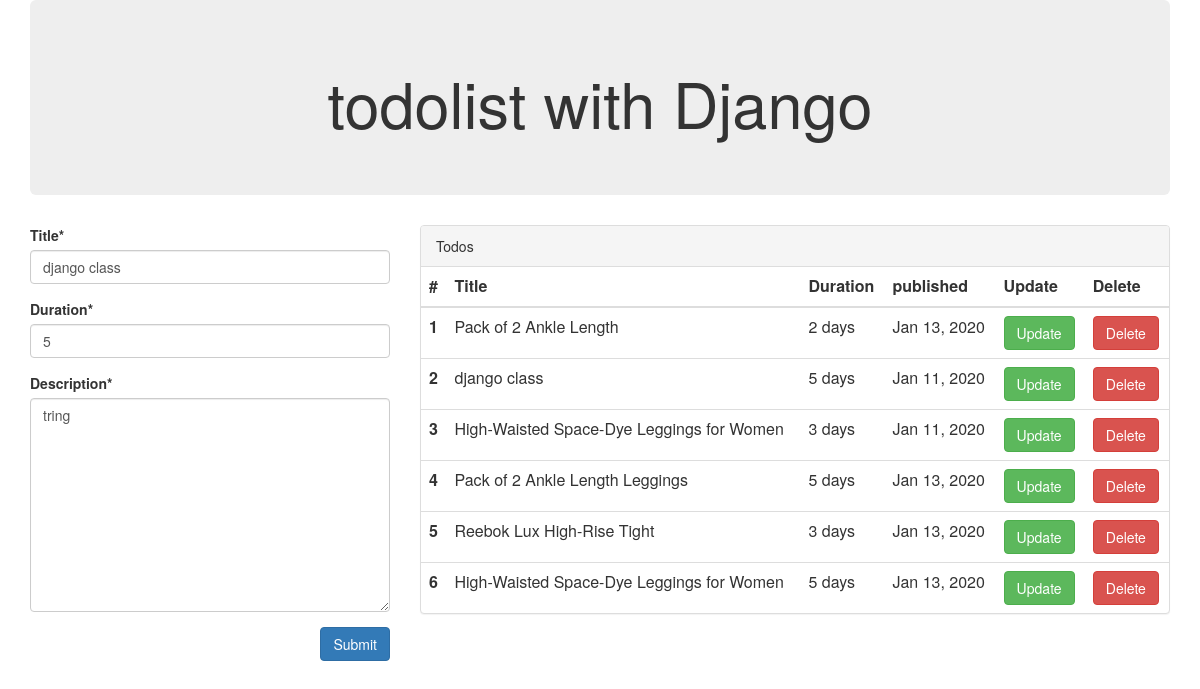
Screenshot of /todo/2/edit with the database file from the repository.
### core/models.py (models this page shows, shortened)
class Todo(models.Model):
    title = models.CharField(max_length=100)
    duration = models.CharField(max_length=50)
    description = models.TextField()
    published_at = models.DateTimeField()

### core/views.py (the view)
# urls.py: path('todo/<int:pk>/edit', views.edit_todo, name='todo.edit'),
def edit_todo(request, pk):
    todos = Todo.objects.all()
    todo = get_object_or_404(Todo, pk=pk)
    if request.method == 'POST':
        form = TodoForm(request.POST, instance=todo)
        if form.is_valid():
            form.save()
            messages.success(request, 'todo updated successfully')
            return redirect('/')
    else:
        form = TodoForm(instance=todo)
        return render(request, 'index.html', {'form': form, 'todos': todos})

### core/forms.py
class TodoForm(forms.ModelForm):
    title = forms.CharField(widget=forms.TextInput(attrs={'placeholder': 'Title'}))
    duration = forms.CharField(widget=forms.TextInput(attrs={'placeholder': 'duration'}))
    description = forms.CharField(widget=forms.Textarea(attrs={'placeholder': 'content...', 'size': 20}))
    class Meta:
        model = Todo
        fields = ('title',  'duration', 'description')

### core/templates/index.html
{% extends 'layouts/master.html' %}
{% block content %}
<div class="row">
    {% include 'forms.html' %}
    {% include 'table.html' %}
</div>
{% endblock %}

### core/templates/forms.html (shortened to what this page needs)
{% load crispy_forms_tags %}
<div class="col-md-4">
    <form method="POST">
        <div class="form-group">
            {{ form.title|as_crispy_field }}
        </div>
        <div class="form-group">
            {{ form.duration|as_crispy_field }}
        </div>
        <div class="form-group">
            {{ form.description|as_crispy_field }}
        </div>
        <div class="form-group">
            <button type="submit" class="btn btn-primary pull-right">Submit</button>
        </div>
    </form>
</div>

### core/templates/table.html
<div class="col-md-8">
    <div class="panel panel-default">
        <div class="panel-heading">Todos</div>
        <table class="table">
            <table class="table">
                <thead>
                <tr>
                    <th scope="col">#</th>
                    <th scope="col">Title</th>
                    <th scope="col">Duration</th>
                    <th scope="col">published</th>
                    <th scope="col">Update</th>
                    <th scope="col">Delete</th>
                </tr>
                </thead>
                <tbody>
                {% for todo in todos %}
                <tr>
                    <th scope="row">{{ forloop.counter }}</th>
                    <td>{{ todo.title }}</td>
                    <td>{{ todo.duration }} days</td>
                    <td>{{ todo.published_at|date:"M d, Y" }}</td>
                    <td><a class="btn btn-success" href="{% url 'todo.edit' pk=todo.pk %}">Update</a> </td>
                    <td><a class="btn btn-danger" href="{% url 'todo.delete' pk=todo.pk %}">Delete</a> </td>
                </tr>
                {% endfor %}
                </tbody>
            </table>
        </table>
    </div>
</div>

### rows the page displays
Todo: title "django class", duration "5", description "tring", published_at "Jan 11, 2020"
Todo: title "Pack of 2 Ankle Length", duration "2", published_at "Jan 13, 2020"
Todo: title "High-Waisted Space-Dye Leggings for Women", duration "3", published_at "Jan 11, 2020"
Todo: title "Pack of 2 Ankle Length Leggings", duration "5", published_at "Jan 13, 2020"
Todo: title "Reebok Lux High-Rise Tight", duration "3", published_at "Jan 13, 2020"
Todo: title "High-Waisted Space-Dye Leggings for Women", duration "5", published_at "Jan 13, 2020"
